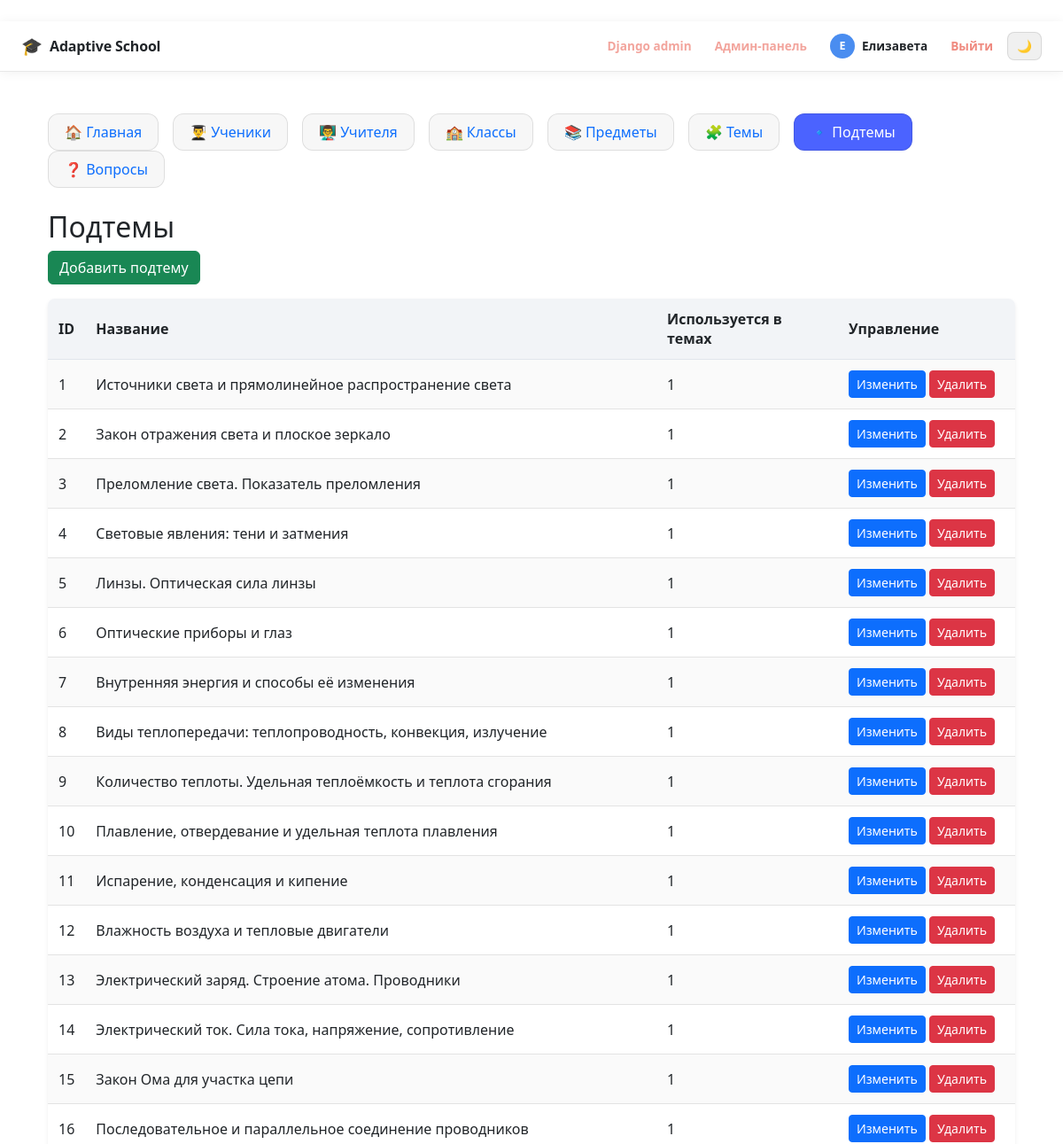
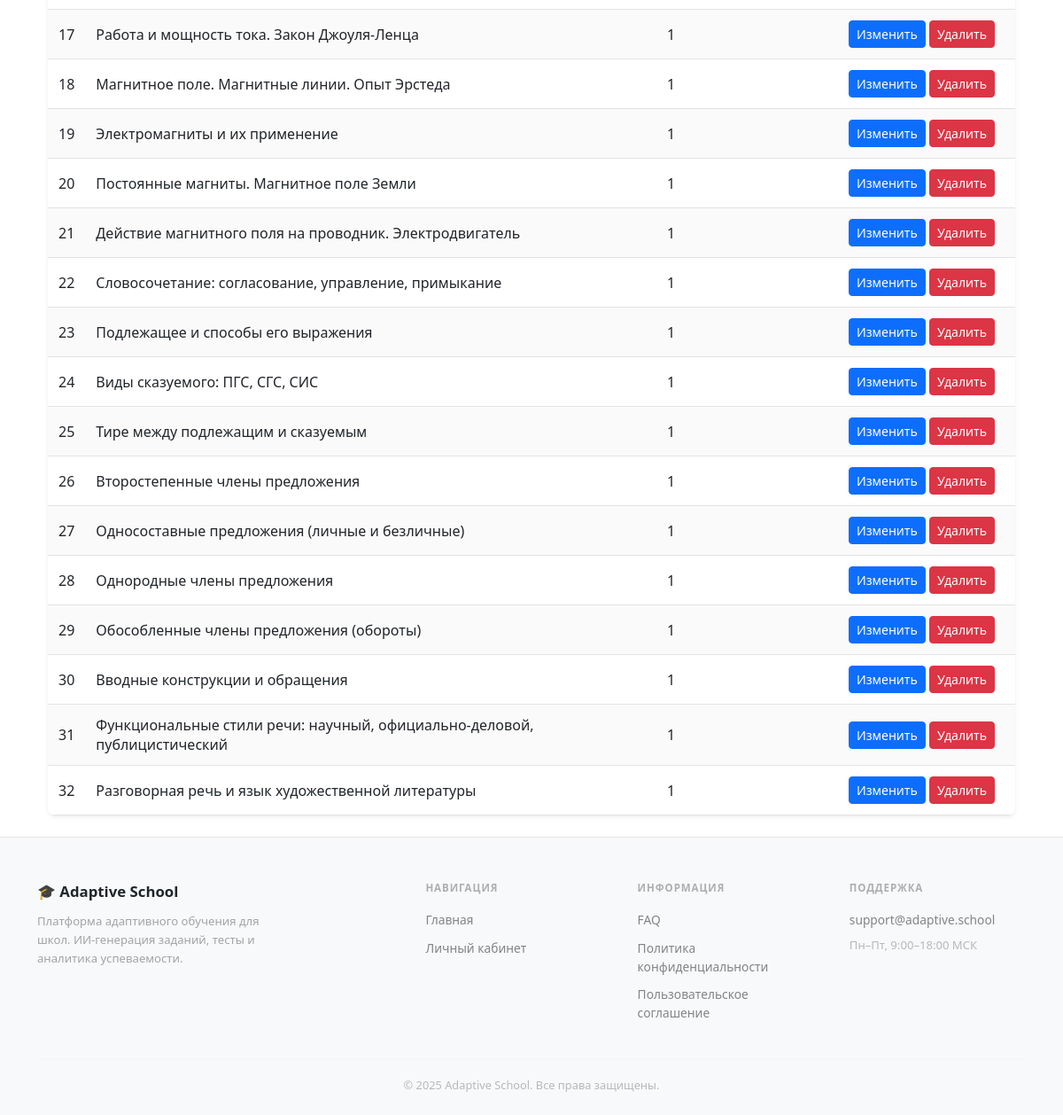
The app's page /admin-panel/subtopics/ (signed in) with its own data (2 pictures, top to bottom).
### school/models.py (models this page shows, shortened)
class Student(models.Model):
    user = models.OneToOneField(User, on_delete=models.CASCADE)
    name = models.CharField(max_length=100)
    surname = models.CharField(max_length=100)
    patronymic = models.CharField(max_length=100, blank=True)
    class Meta:
        verbose_name = "Ученик"
        verbose_name_plural = "Ученики"

class SubTopic(models.Model):
    name = models.CharField(max_length=100)
    class Meta:
        verbose_name = "Подтема"
        verbose_name_plural = "Подтемы"

### administrator/views.py (the view)
# urls.py: path("subtopics/", views.subtopic_list, name="admin_subtopics"),
@superuser_required
def subtopic_list(request):
    return render(request, "adminpanel/subtopic_list.html", {
        "section": "subtopics",
        "subtopics": SubTopic.objects.all()
    })

### administrator/views.py (called while the page is built)
def superuser_required(view):
    return user_passes_test(lambda u: u.is_superuser, login_url="/")(view)

### templates/adminpanel/subtopic_list.html
﻿{% extends "adminpanel/base_admin.html" %}
{% block admin_content %}
<h2>Подтемы</h2>
<a href="{% url 'admin_add_subtopic' %}" class="btn btn-success mb-3">Добавить подтему</a>
<table class="custom-table table-striped shadow-sm">
    <thead>
        <tr><th>ID</th><th>Название</th><th>Используется в темах</th><th width="200px">Управление</th></tr>
    </thead>
    <tbody>
        {% for st in subtopics %}
        <tr>
            <td>{{ st.id }}</td>
            <td>{{ st.name }}</td>
            <td>{{ st.topics.count }}</td>
            <td>
                <a class="btn btn-sm btn-primary" href="{% url 'admin_edit_subtopic' st.id %}">
                    Изменить
                </a>
                <a class="btn btn-sm btn-danger" href="{% url 'admin_delete_subtopic' st.id %}">
                    Удалить
                </a>
            </td>
        </tr>
        {% endfor %}
    </tbody>
</table>
{% endblock %}

### templates/base.html (shortened to what this page needs)
{% load static %}
<!DOCTYPE html>
<html lang="ru" data-bs-theme="light">
<head>
  <link
      href="https://cdn.jsdelivr.net/npm/bootstrap@5.3.3/dist/css/bootstrap.min.css"
      rel="stylesheet"
  >
</head>
<body class="d-flex flex-column min-vh-100">
<header class="site-header sticky-top">
  <div class="container-fluid px-4">
    <div class="header-inner">
      <a class="header-logo" href="/">
        <span class="header-logo-icon">🎓</span>
        <span class="header-logo-text">Adaptive School</span>
      </a>
      <div class="header-right">
        {% if request.user.is_authenticated %}
          {% if request.user.is_superuser %}
            <a href="/admin/" class="hnav-link" style="color:#e74c3c;">Django admin</a>
            <a href="/admin-panel/" class="hnav-link" style="color:#e74c3c;">Админ-панель</a>
          {% endif %}
          <a href="/" class="header-user">
            <span class="header-avatar">
              {% if request.user.student %}{{ request.user.student.name|first }}{% elif request.user.teacher %}{{ request.user.teacher.name|first }}{% else %}?{% endif %}
            </span>
            <span class="header-username">
              {% if request.user.student %}{{ request.user.student.name }}{% elif request.user.teacher %}{{ request.user.teacher.name }}{% else %}{{ request.user.username }}{% endif %}
            </span>
          </a>
          <a href="{% url 'logout' %}" class="hnav-link hnav-logout">Выйти</a>
        {% else %}
          <a href="{% url 'login' %}" class="header-btn-login">Войти</a>
        {% endif %}
        <button id="themeToggle" class="theme-btn" aria-label="Переключить тему">
          <span id="themeIcon"></span>
        </button>
      </div>
    </div>
  </div>
</header>
<main class="container my-4 flex-grow-1">
  {% block content %}
  {% endblock %}
</main>
<footer class="site-footer mt-auto">
  <div class="container">
    <div class="footer-grid">
      <div class="footer-col footer-brand-col">
        <div class="footer-logo">🎓 Adaptive School</div>
        <div class="footer-desc">Платформа адаптивного обучения для школ. ИИ-генерация заданий, тесты и аналитика успеваемости.</div>
      </div>
      <div class="footer-col">
        <div class="footer-col-title">Навигация</div>
        <ul class="footer-links">
          <li><a href="/">Главная</a></li>
          {% if request.user.is_authenticated %}
          <li><a href="/">Личный кабинет</a></li>
          {% else %}
          <li><a href="{% url 'login' %}">Войти</a></li>
          {% endif %}
        </ul>
      </div>
      <div class="footer-col">
        <div class="footer-col-title">Информация</div>
        <ul class="footer-links">
          <li><a href="/faq/">FAQ</a></li>
          <li><a href="/privacy/">Политика конфиденциальности</a></li>
          <li><a href="/terms/">Пользовательское соглашение</a></li>
        </ul>
      </div>
      <div class="footer-col">
        <div class="footer-col-title">Поддержка</div>
        <ul class="footer-links">
          <li><a href="mailto:support@adaptive.school">support@adaptive.school</a></li>
          <li class="footer-note">Пн–Пт, 9:00–18:00 МСК</li>
        </ul>
      </div>
    </div>
    <div class="footer-bottom">
      <span>© 2025 Adaptive School. Все права защищены.</span>
    </div>
  </div>
</footer>
</body>
</html>

### templates/base.html (style rules this page uses)
body { min-height: 100vh; display: flex; flex-direction: column; }
main { flex: 1; }
.custom-table { width: 100%; border-collapse: collapse; border-radius: 8px; overflow: hidden; font-size: 16px; }
.custom-table thead tr { background: #f2f4f7; }
.custom-table thead th { padding: 12px; font-weight: 600; border-bottom: 1px solid #e1e5eb; }
.custom-table tbody tr:nth-child(odd) { background: #fafafa; }
.custom-table td { padding: 12px; border-bottom: 1px solid #e3e3e3; }
.site-header { background:var(--bs-body-bg);border-bottom:1px solid rgba(255,255,255,.08);z-index:1030 }
[data-bs-theme="light"] .site-header { border-color:rgba(0,0,0,.09);box-shadow:0 1px 12px rgba(0,0,0,.06) }
.header-inner { display:flex;align-items:center;gap:20px;height:56px }
.header-logo { display:flex;align-items:center;gap:8px;text-decoration:none;color:inherit;flex-shrink:0 }
.header-logo-icon { font-size:1.2rem }
.header-logo-text { font-size:1rem;font-weight:800;letter-spacing:-.01em }
.hnav-link { font-size:.85rem;font-weight:600;opacity:.5;text-decoration:none;color:inherit;padding:5px 10px;border-radius:8px;transition:.15s;white-space:nowrap }
.hnav-logout { color:#e74c3c !important;opacity:.65 }
.header-right { display:flex;align-items:center;gap:6px;margin-left:auto;flex-shrink:0 }
.header-user { display:flex;align-items:center;gap:8px;text-decoration:none;color:inherit;padding:4px 10px;border-radius:10px;transition:.15s }
.header-avatar { width:28px;height:28px;border-radius:50%;background:#4a8df0;color:#fff;font-size:.78rem;font-weight:800;display:flex;align-items:center;justify-content:center;flex-shrink:0 }
.header-username { font-size:.85rem;font-weight:600 }
.theme-btn { background:rgba(255,255,255,.07);border:1px solid rgba(255,255,255,.1);border-radius:8px;padding:5px 10px;font-size:.85rem;cursor:pointer;color:inherit;transition:.15s;flex-shrink:0 }
[data-bs-theme="light"] .theme-btn { background:#f0f0f0;border-color:rgba(0,0,0,.1) }
.site-footer { border-top: 1px solid rgba(255,255,255,.07); padding: 48px 0 24px; margin-top: 60px; }
[data-bs-theme="light"] .site-footer { border-color: rgba(0,0,0,.08); background: #f8f9fa; }
.footer-grid { display: grid; grid-template-columns: 2fr 1fr 1fr 1fr; gap: 40px; margin-bottom: 40px; }
.footer-logo { font-size: 1.05rem; font-weight: 800; margin-bottom: 10px; }
.footer-desc { font-size: .82rem; opacity: .4; line-height: 1.6; max-width: 280px; }
.footer-col-title { font-size: .72rem; font-weight: 700; text-transform: uppercase; letter-spacing: .08em; opacity: .35; margin-bottom: 14px; }
.footer-links { list-style: none; padding: 0; margin: 0; display: flex; flex-direction: column; gap: 8px; }
.footer-links a { font-size: .86rem; opacity: .55; text-decoration: none; color: inherit; transition: opacity .15s; }
.footer-note { font-size: .82rem; opacity: .3; }
.footer-bottom { border-top: 1px solid rgba(255,255,255,.06); padding-top: 20px; font-size: .8rem; opacity: .3; text-align: center; }
[data-bs-theme="light"] .footer-bottom { border-color: rgba(0,0,0,.07); }

### records on screen
SubTopic: id "1", name "Источники света и прямолинейное распространение света", topics.count "1"
SubTopic: id "2", name "Закон отражения света и плоское зеркало", topics.count "1"
SubTopic: id "3", name "Преломление света. Показатель преломления", topics.count "1"
SubTopic: id "4", name "Световые явления: тени и затмения", topics.count "1"
SubTopic: id "5", name "Линзы. Оптическая сила линзы", topics.count "1"
SubTopic: id "6", name "Оптические приборы и глаз", topics.count "1"
SubTopic: id "7", name "Внутренняя энергия и способы её изменения", topics.count "1"
SubTopic: id "8", name "Виды теплопередачи: теплопроводность, конвекция, излучение", topics.count "1"
SubTopic: id "9", name "Количество теплоты. Удельная теплоёмкость и теплота сгорания", topics.count "1"
SubTopic: id "10", name "Плавление, отвердевание и удельная теплота плавления", topics.count "1"
SubTopic: id "11", name "Испарение, конденсация и кипение", topics.count "1"
SubTopic: id "12", name "Влажность воздуха и тепловые двигатели", topics.count "1"
SubTopic: id "13", name "Электрический заряд. Строение атома. Проводники", topics.count "1"
SubTopic: id "14", name "Электрический ток. Сила тока, напряжение, сопротивление", topics.count "1"
SubTopic: id "15", name "Закон Ома для участка цепи", topics.count "1"
SubTopic: id "16", name "Последовательное и параллельное соединение проводников", topics.count "1"
SubTopic: id "17", name "Работа и мощность тока. Закон Джоуля-Ленца", topics.count "1"
SubTopic: id "18", name "Магнитное поле. Магнитные линии. Опыт Эрстеда", topics.count "1"
SubTopic: id "19", name "Электромагниты и их применение", topics.count "1"
SubTopic: id "20", name "Постоянные магниты. Магнитное поле Земли", topics.count "1"
SubTopic: id "21", name "Действие магнитного поля на проводник. Электродвигатель", topics.count "1"
SubTopic: id "22", name "Словосочетание: согласование, управление, примыкание", topics.count "1"
SubTopic: id "23", name "Подлежащее и способы его выражения", topics.count "1"
SubTopic: id "24", name "Виды сказуемого: ПГС, СГС, СИС", topics.count "1"
SubTopic: id "25", name "Тире между подлежащим и сказуемым", topics.count "1"
SubTopic: id "26", name "Второстепенные члены предложения", topics.count "1"
SubTopic: id "27", name "Односоставные предложения (личные и безличные)", topics.count "1"
SubTopic: id "28", name "Однородные члены предложения", topics.count "1"
SubTopic: id "29", name "Обособленные члены предложения (обороты)", topics.count "1"
SubTopic: id "30", name "Вводные конструкции и обращения", topics.count "1"
SubTopic: id "31", name "Функциональные стили речи: научный, официально-деловой, публицистический", topics.count "1"
SubTopic: id "32", name "Разговорная речь и язык художественной литературы", topics.count "1"

### other values on screen
{{ request.user.student.name|first }} "Е"
{{ request.user.student.name }} "Елизавета"
